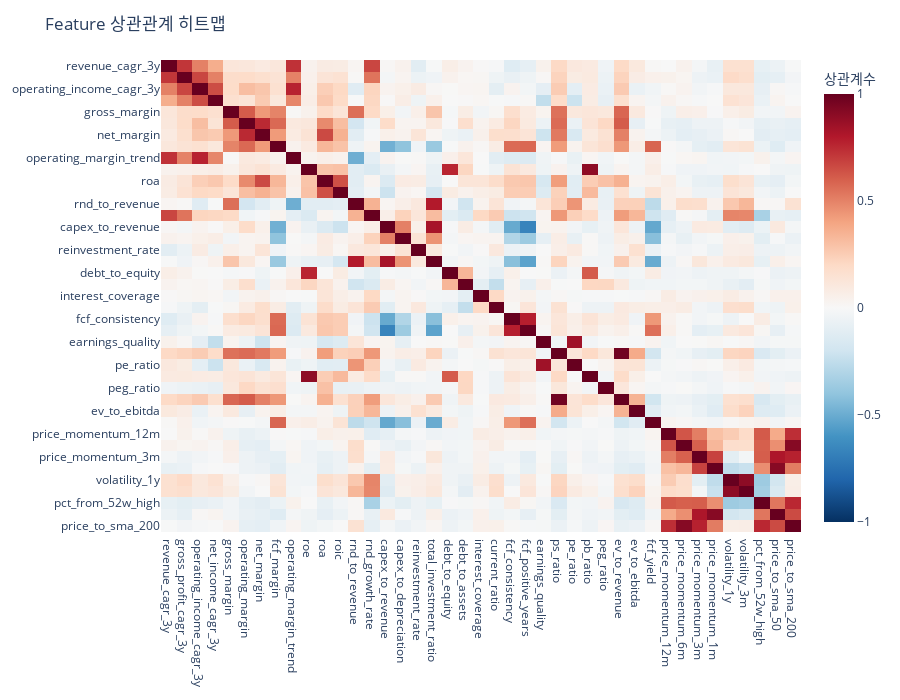

The cell this chart's notebook holds for it:
### Code cell
# 상관관계 히트맵
fig = px.imshow(corr_matrix,
                labels=dict(color="상관계수"),
                x=numeric_features,
                y=numeric_features,
                color_continuous_scale='RdBu_r',
                aspect='auto',
                zmin=-1, zmax=1)
fig.update_layout(title='Feature 상관관계 히트맵', height=700)
fig.show()

### Figure 1 — Plotly figure (JSON) as saved in the notebook; plotly's stock layout.template omitted (floating-point values rounded to 4 significant figures; data arrays with more than 128 entries replaced by an {"elided": "..."} marker saying what was removed)
{"data": [{"coloraxis": "coloraxis", "hovertemplate": "x: %{x}<br>y: %{y}<br>상관계수: %{z}<extra></extra>", "name": "0", "type": "heatmap", "x": ["revenue_cagr_3y", "gross_profit_cagr_3y", "operating_income_cagr_3y", "net_income_cagr_3y", "gross_margin", "operating_margin", "net_margin", "fcf_margin", "operating_margin_trend", "roe", "roa", "roic", "rnd_to_revenue", "rnd_growth_rate", "capex_to_revenue", "capex_to_depreciation", "reinvestment_rate", "total_investment_ratio", "debt_to_equity", "debt_to_assets", "interest_coverage", "current_ratio", "fcf_consistency", "fcf_positive_years", "earnings_quality", "ps_ratio", "pe_ratio", "pb_ratio", "peg_ratio", "ev_to_revenue", "ev_to_ebitda", "fcf_yield", "price_momentum_12m", "price_momentum_6m", "price_momentum_3m", "price_momentum_1m", "volatility_1y", "volatility_3m", "pct_from_52w_high", "price_to_sma_50", "price_to_sma_200"], "xaxis": "x", "y": ["revenue_cagr_3y", "gross_profit_cagr_3y", "operating_income_cagr_3y", "net_income_cagr_3y", "gross_margin", "operating_margin", "net_margin", "fcf_margin", "operating_margin_trend", "roe", "roa", "roic", "rnd_to_revenue", "rnd_growth_rate", "capex_to_revenue", "capex_to_depreciation", "reinvestment_rate", "total_investment_ratio", "debt_to_equity", "debt_to_assets", "interest_coverage", "current_ratio", "fcf_consistency", "fcf_positive_years", "earnings_quality", "ps_ratio", "pe_ratio", "pb_ratio", "peg_ratio", "ev_to_revenue", "ev_to_ebitda", "fcf_yield", "price_momentum_12m", "price_momentum_6m", "price_momentum_3m", "price_momentum_1m", "volatility_1y", "volatility_3m", "pct_from_52w_high", "price_to_sma_50", "price_to_sma_200"], "yaxis": "y", "z": {"elided": "41x41 float values"}}], "layout": {"coloraxis": {"cmax": 1, "cmin": -1, "colorbar": {"title": {"text": "상관계수"}}, "colorscale": [[0, "rgb(5,48,97)"], [0.1, "rgb(33,102,172)"], [0.2, "rgb(67,147,195)"], [0.3, "rgb(146,197,222)"], [0.4, "rgb(209,229,240)"], [0.5, "rgb(247,247,247)"], [0.6, "rgb(253,219,199)"], [0.7, "rgb(244,165,130)"], [0.8, "rgb(214,96,77)"], [0.9, "rgb(178,24,43)"], [1, "rgb(103,0,31)"]]}, "height": 700, "margin": {"t": 60}, "title": {"text": "Feature 상관관계 히트맵"}, "xaxis": {"anchor": "y", "domain": [0, 1]}, "yaxis": {"anchor": "x", "autorange": "reversed", "domain": [0, 1]}}}
